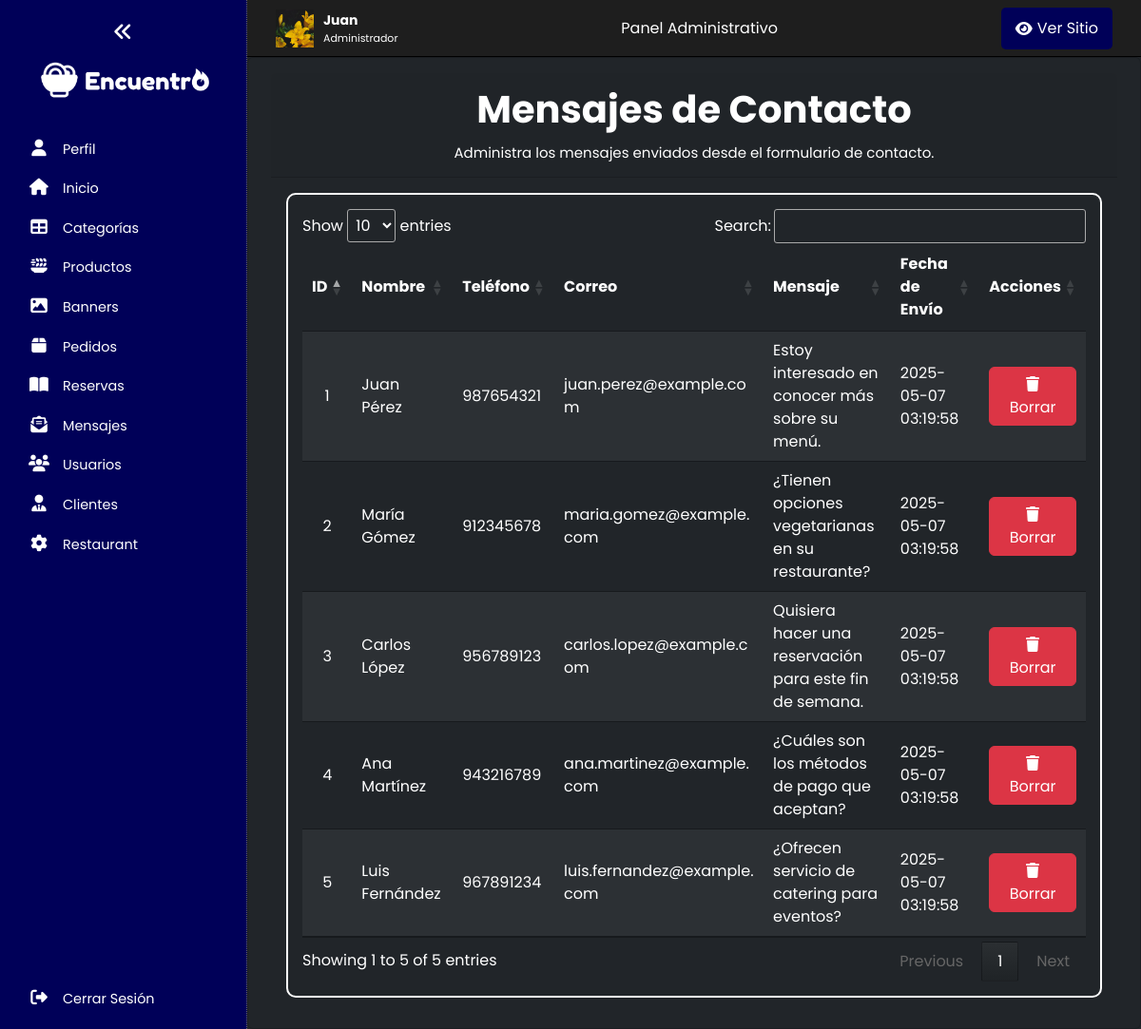
Page /panel/mensajes/index.php (signed in) on the committed database.
### tables this page shows
CREATE TABLE mensajes (
    id INT AUTO_INCREMENT PRIMARY KEY,
    nombre VARCHAR(100) NOT NULL,
    apellido VARCHAR(100) NOT NULL,
    telefono VARCHAR(20) NOT NULL,
    correo VARCHAR(150) NOT NULL,
    mensaje TEXT NOT NULL,
    fecha_envio TIMESTAMP DEFAULT CURRENT_TIMESTAMP
);

### panel/mensajes/index.php (the view, shortened to what this page needs)
<?php
    include("../bd.php");
    $sentencia = $conect->prepare("SELECT id, nombre, apellido, telefono, correo, mensaje, fecha_envio FROM mensajes ORDER BY fecha_envio DESC");
    $sentencia->execute();
    $mensajes = $sentencia->fetchAll(PDO::FETCH_ASSOC);
    include ("../recursos/header.php");
?>
<div class="card bg-dark text-white py-3 px-4">
    <div class="card-header text-center">
        <span class="seccion_titulo">Mensajes de Contacto</span>
        <p class="seccion_parrafo">Administra los mensajes enviados desde el formulario de contacto.</p>
    </div>
    <div class="card-body">
        <div class="table-responsive table-container borde_contenido">
            <table id="table" class="table table-dark table-striped">
                <thead>
                    <tr>
                        <th class="text-center">ID</th>
                        <th>Nombre</th>
                        <th>Teléfono</th>
                        <th>Correo</th>
                        <th>Mensaje</th>
                        <th>Fecha de Envío</th>
                        <th class="text-center">Acciones</th>
                    </tr>
                </thead>
                <tbody>
                    <?php foreach ($mensajes as $mensaje) { ?>
                        <tr>
                            <td class="text-center"><?php echo $mensaje['id']; ?></td>
                            <td><?php echo $mensaje['nombre'] . " " . $mensaje['apellido']; ?></td>
                            <td><?php echo $mensaje['telefono']; ?></td>
                            <td><?php echo $mensaje['correo']; ?></td>
                            <td><?php echo nl2br(htmlspecialchars($mensaje['mensaje'])); ?></td>
                            <td><?php echo $mensaje['fecha_envio']; ?></td>
                            <td class="acciones text-center">
                                <a class="btn btn-danger" href="index.php?id=<?php echo $mensaje['id']; ?>"
                                    onclick="confirmarEliminacion(event, 'index.php?id=<?php echo $mensaje['id']; ?>')">
                                    <i class="fas fa-trash"></i> Borrar
                                </a>
                            </td>
                        </tr>
                    <?php } ?>
                </tbody>
            </table>
        </div>
    </div>
</div>
<?php include ("../recursos/footer.php"); ?>

### css/data.css (style rules this page uses)
:root { --header-height: 5rem; --color_primario: #ff8000; --color_secundario: #32005b; --color_gris: #171717; --color_blanco: #ffffff; --color_negro: #000000; --color_success: #1ae000; --color_info: #0066eb; --color_danger: #cf0000; --color_body: white; --color_sidebar_panel: rgb(0, 0, 88); --nav_font: "Montserrat", sans-serif; --body_font: "Oswald", sans-serif; --logo_font: "BankGothic"; --normal-font-size: 0.938rem; --font_regular: 400; --font_semi_bold: 600; --max_width: 1024px; --titulo_banner: 70px; --subtitulo_banner: 22px; --descripcion_banner: 20px; --seccion_titulo: 40px; --seccion_subtitulo: 20px; --seccion_item: 23px; --seccion_parrafo: 15px; --tablet__titulo_banner: 55px; --tablet__subtitulo_banner: 20px; --tablet__descripcion_banner: 18px; --tablet__seccion_titulo: 30px; --tablet__seccion_subtitulo: 18px; --tablet__seccion_parrafo: 14px; --tablet__seccion_item: 19px; --movil__titulo_banner: 38px; --movil__subtitulo_banner: 18px; --movil__descripcion_banner: 16px; --movil__seccion_titulo: 26px; --movil__seccion_subtitulo: 16px; --movil__seccion_parrafo: 13px; --movil__seccion_item: 17px; --paddingy: 50px; --color_scroll: rgba(255, 255, 255, 0.075); --color_scroll_hover: rgba(255, 255, 255, 0.2); }
* { box-sizing: border-box; }
.seccion_titulo { font-size: var(--seccion_titulo); font-weight: bolder; margin: 5px 0px; }
.seccion_parrafo { font-size: var(--seccion_parrafo); margin: 5px 0px; }

### panel/recursos/header.css (style rules this page uses)
body { box-sizing: border-box; margin: 0; padding: 0; }
a { text-decoration: none; }
body { font-family: 'Poppins', sans-serif; }
.wrapper { display: flex; height: 100vh; background-color: #212529; }
.borde_contenido { border: 2px solid white; padding: 15px; border-radius: 10px; }
th, td { max-width: 200px; vertical-align: middle; }
.acciones { text-align: center; height: 100%; }
.acciones a { margin: 5px 0px; }

### rows in the picture
mensajes: id "1", nombre "Juan", apellido "Pérez", telefono "987654321", correo "juan.perez@example.com", mensaje "Estoy interesado en conocer más sobre su menú.", fecha_envio "2025-05-07 03:19:58"
mensajes: id "2", nombre "María", apellido "Gómez", telefono "912345678", correo "maria.gomez@example.com", mensaje "¿Tienen opciones vegetarianas en su restaurante?", fecha_envio "2025-05-07 03:19:58"
mensajes: id "3", nombre "Carlos", apellido "López", telefono "956789123", correo "carlos.lopez@example.com", mensaje "Quisiera hacer una reservación para este fin de semana.", fecha_envio "2025-05-07 03:19:58"
mensajes: id "4", nombre "Ana", apellido "Martínez", telefono "943216789", correo "ana.martinez@example.com", mensaje "¿Cuáles son los métodos de pago que aceptan?", fecha_envio "2025-05-07 03:19:58"
mensajes: id "5", nombre "Luis", apellido "Fernández", telefono "967891234", correo "luis.fernandez@example.com", mensaje "¿Ofrecen servicio de catering para eventos?", fecha_envio "2025-05-07 03:19:58"

### other values in the picture
$item_name "Perfil"
$item_name "Inicio"
$item_name "Categorías"
$item_name "Productos"
$item_name "Banners"
$item_name "Pedidos"
$item_name "Reservas"
$item_name "Mensajes"
$item_name "Usuarios"
$item_name "Clientes"
$item_name "Restaurant"
$_SESSION['usuario_nombre'] "Juan"
$_SESSION['usuario_rol'] "Administrador"
